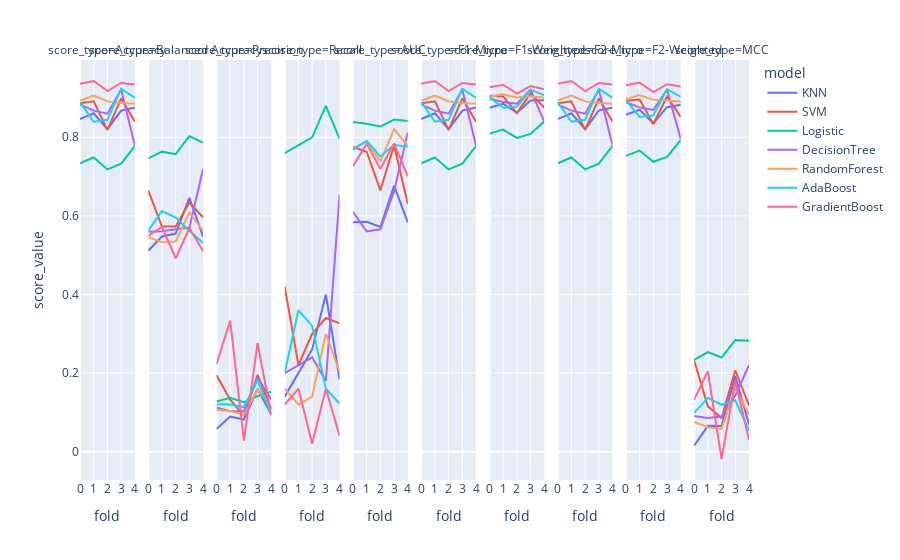

The cell this chart's notebook holds for it:
### Code cell
clf3.plot_fold_results()

### Figure 1 — Plotly figure (JSON) as saved in the notebook; plotly's stock layout.template omitted (floating-point values rounded to 4 significant figures)
{"data": [{"hovertemplate": "model=KNN<br>score_type=Accuracy<br>fold=%{x}<br>score_value=%{y}<extra></extra>", "legendgroup": "KNN", "line": {"color": "#636efa", "dash": "solid"}, "marker": {"symbol": "circle"}, "mode": "lines", "name": "KNN", "orientation": "v", "showlegend": true, "type": "scatter", "x": [0, 1, 2, 3, 4], "xaxis": "x", "y": [0.8464, 0.8611, 0.8209, 0.8679, 0.8757], "yaxis": "y"}, {"hovertemplate": "model=KNN<br>score_type=Balanced Accuracy<br>fold=%{x}<br>score_value=%{y}<extra></extra>", "legendgroup": "KNN", "line": {"color": "#636efa", "dash": "solid"}, "marker": {"symbol": "circle"}, "mode": "lines", "name": "KNN", "orientation": "v", "showlegend": false, "type": "scatter", "x": [0, 1, 2, 3, 4], "xaxis": "x2", "y": [0.5114, 0.5475, 0.5549, 0.646, 0.5471], "yaxis": "y2"}, {"hovertemplate": "model=KNN<br>score_type=Precision<br>fold=%{x}<br>score_value=%{y}<extra></extra>", "legendgroup": "KNN", "line": {"color": "#636efa", "dash": "solid"}, "marker": {"symbol": "circle"}, "mode": "lines", "name": "KNN", "orientation": "v", "showlegend": false, "type": "scatter", "x": [0, 1, 2, 3, 4], "xaxis": "x3", "y": [0.05785, 0.08929, 0.08176, 0.16, 0.09375], "yaxis": "y3"}, {"hovertemplate": "model=KNN<br>score_type=Recall<br>fold=%{x}<br>score_value=%{y}<extra></extra>", "legendgroup": "KNN", "line": {"color": "#636efa", "dash": "solid"}, "marker": {"symbol": "circle"}, "mode": "lines", "name": "KNN", "orientation": "v", "showlegend": false, "type": "scatter", "x": [0, 1, 2, 3, 4], "xaxis": "x4", "y": [0.14, 0.2, 0.26, 0.4, 0.1837], "yaxis": "y4"}, {"hovertemplate": "model=KNN<br>score_type=AUC<br>fold=%{x}<br>score_value=%{y}<extra></extra>", "legendgroup": "KNN", "line": {"color": "#636efa", "dash": "solid"}, "marker": {"symbol": "circle"}, "mode": "lines", "name": "KNN", "orientation": "v", "showlegend": false, "type": "scatter", "x": [0, 1, 2, 3, 4], "xaxis": "x5", "y": [0.5837, 0.5849, 0.5716, 0.6768, 0.5833], "yaxis": "y5"}, {"hovertemplate": "model=KNN<br>score_type=F1-Micro<br>fold=%{x}<br>score_value=%{y}<extra></extra>", "legendgroup": "KNN", "line": {"color": "#636efa", "dash": "solid"}, "marker": {"symbol": "circle"}, "mode": "lines", "name": "KNN", "orientation": "v", "showlegend": false, "type": "scatter", "x": [0, 1, 2, 3, 4], "xaxis": "x6", "y": [0.8464, 0.8611, 0.8209, 0.8679, 0.8757], "yaxis": "y6"}, {"hovertemplate": "model=KNN<br>score_type=F1-Weighted<br>fold=%{x}<br>score_value=%{y}<extra></extra>", "legendgroup": "KNN", "line": {"color": "#636efa", "dash": "solid"}, "marker": {"symbol": "circle"}, "mode": "lines", "name": "KNN", "orientation": "v", "showlegend": false, "type": "scatter", "x": [0, 1, 2, 3, 4], "xaxis": "x7", "y": [0.8754, 0.8854, 0.8623, 0.8936, 0.8943], "yaxis": "y7"}, {"hovertemplate": "model=KNN<br>score_type=F2-Micro<br>fold=%{x}<br>score_value=%{y}<extra></extra>", "legendgroup": "KNN", "line": {"color": "#636efa", "dash": "solid"}, "marker": {"symbol": "circle"}, "mode": "lines", "name": "KNN", "orientation": "v", "showlegend": false, "type": "scatter", "x": [0, 1, 2, 3, 4], "xaxis": "x8", "y": [0.8464, 0.8611, 0.8209, 0.8679, 0.8757], "yaxis": "y8"}, {"hovertemplate": "model=KNN<br>score_type=F2-Weighted<br>fold=%{x}<br>score_value=%{y}<extra></extra>", "legendgroup": "KNN", "line": {"color": "#636efa", "dash": "solid"}, "marker": {"symbol": "circle"}, "mode": "lines", "name": "KNN", "orientation": "v", "showlegend": false, "type": "scatter", "x": [0, 1, 2, 3, 4], "xaxis": "x9", "y": [0.8573, 0.8701, 0.8356, 0.8767, 0.8828], "yaxis": "y9"}, {"hovertemplate": "model=KNN<br>score_type=MCC<br>fold=%{x}<br>score_value=%{y}<extra></extra>", "legendgroup": "KNN", "line": {"color": "#636efa", "dash": "solid"}, "marker": {"symbol": "circle"}, "mode": "lines", "name": "KNN", "orientation": "v", "showlegend": false, "type": "scatter", "x": [0, 1, 2, 3, 4], "xaxis": "x10", "y": [0.01517, 0.06564, 0.06534, 0.1922, 0.06903], "yaxis": "y10"}, {"hovertemplate": "model=SVM<br>score_type=Accuracy<br>fold=%{x}<br>score_value=%{y}<extra></extra>", "legendgroup": "SVM", "line": {"color": "#EF553B", "dash": "solid"}, "marker": {"symbol": "circle"}, "mode": "lines", "name": "SVM", "orientation": "v", "showlegend": true, "type": "scatter", "x": [0, 1, 2, 3, 4], "xaxis": "x", "y": [0.8865, 0.8914, 0.819, 0.8992, 0.8395], "yaxis": "y"}, {"hovertemplate": "model=SVM<br>score_type=Balanced Accuracy<br>fold=%{x}<br>score_value=%{y}<extra></extra>", "legendgroup": "SVM", "line": {"color": "#EF553B", "dash": "solid"}, "marker": {"symbol": "circle"}, "mode": "lines", "name": "SVM", "orientation": "v", "showlegend": false, "type": "scatter", "x": [0, 1, 2, 3, 4], "xaxis": "x2", "y": [0.6652, 0.573, 0.5728, 0.634, 0.5959], "yaxis": "y2"}, {"hovertemplate": "model=SVM<br>score_type=Precision<br>fold=%{x}<br>score_value=%{y}<extra></extra>", "legendgroup": "SVM", "line": {"color": "#EF553B", "dash": "solid"}, "marker": {"symbol": "circle"}, "mode": "lines", "name": "SVM", "orientation": "v", "showlegend": false, "type": "scatter", "x": [0, 1, 2, 3, 4], "xaxis": "x3", "y": [0.1944, 0.1325, 0.09091, 0.1954, 0.1088], "yaxis": "y3"}, {"hovertemplate": "model=SVM<br>score_type=Recall<br>fold=%{x}<br>score_value=%{y}<extra></extra>", "legendgroup": "SVM", "line": {"color": "#EF553B", "dash": "solid"}, "marker": {"symbol": "circle"}, "mode": "lines", "name": "SVM", "orientation": "v", "showlegend": false, "type": "scatter", "x": [0, 1, 2, 3, 4], "xaxis": "x4", "y": [0.42, 0.22, 0.3, 0.34, 0.3265], "yaxis": "y4"}, {"hovertemplate": "model=SVM<br>score_type=AUC<br>fold=%{x}<br>score_value=%{y}<extra></extra>", "legendgroup": "SVM", "line": {"color": "#EF553B", "dash": "solid"}, "marker": {"symbol": "circle"}, "mode": "lines", "name": "SVM", "orientation": "v", "showlegend": false, "type": "scatter", "x": [0, 1, 2, 3, 4], "xaxis": "x5", "y": [0.7751, 0.7633, 0.665, 0.7791, 0.6301], "yaxis": "y5"}, {"hovertemplate": "model=SVM<br>score_type=F1-Micro<br>fold=%{x}<br>score_value=%{y}<extra></extra>", "legendgroup": "SVM", "line": {"color": "#EF553B", "dash": "solid"}, "marker": {"symbol": "circle"}, "mode": "lines", "name": "SVM", "orientation": "v", "showlegend": false, "type": "scatter", "x": [0, 1, 2, 3, 4], "xaxis": "x6", "y": [0.8865, 0.8914, 0.819, 0.8992, 0.8395], "yaxis": "y6"}, {"hovertemplate": "model=SVM<br>score_type=F1-Weighted<br>fold=%{x}<br>score_value=%{y}<extra></extra>", "legendgroup": "SVM", "line": {"color": "#EF553B", "dash": "solid"}, "marker": {"symbol": "circle"}, "mode": "lines", "name": "SVM", "orientation": "v", "showlegend": false, "type": "scatter", "x": [0, 1, 2, 3, 4], "xaxis": "x7", "y": [0.9056, 0.9039, 0.8617, 0.9118, 0.8754], "yaxis": "y7"}, {"hovertemplate": "model=SVM<br>score_type=F2-Micro<br>fold=%{x}<br>score_value=%{y}<extra></extra>", "legendgroup": "SVM", "line": {"color": "#EF553B", "dash": "solid"}, "marker": {"symbol": "circle"}, "mode": "lines", "name": "SVM", "orientation": "v", "showlegend": false, "type": "scatter", "x": [0, 1, 2, 3, 4], "xaxis": "x8", "y": [0.8865, 0.8914, 0.819, 0.8992, 0.8395], "yaxis": "y8"}, {"hovertemplate": "model=SVM<br>score_type=F2-Weighted<br>fold=%{x}<br>score_value=%{y}<extra></extra>", "legendgroup": "SVM", "line": {"color": "#EF553B", "dash": "solid"}, "marker": {"symbol": "circle"}, "mode": "lines", "name": "SVM", "orientation": "v", "showlegend": false, "type": "scatter", "x": [0, 1, 2, 3, 4], "xaxis": "x9", "y": [0.8931, 0.8962, 0.8339, 0.9038, 0.852], "yaxis": "y9"}, {"hovertemplate": "model=SVM<br>score_type=MCC<br>fold=%{x}<br>score_value=%{y}<extra></extra>", "legendgroup": "SVM", "line": {"color": "#EF553B", "dash": "solid"}, "marker": {"symbol": "circle"}, "mode": "lines", "name": "SVM", "orientation": "v", "showlegend": false, "type": "scatter", "x": [0, 1, 2, 3, 4], "xaxis": "x10", "y": [0.2319, 0.1152, 0.0854, 0.2071, 0.1168], "yaxis": "y10"}, {"hovertemplate": "model=Logistic<br>score_type=Accuracy<br>fold=%{x}<br>score_value=%{y}<extra></extra>", "legendgroup": "Logistic", "line": {"color": "#00cc96", "dash": "solid"}, "marker": {"symbol": "circle"}, "mode": "lines", "name": "Logistic", "orientation": "v", "showlegend": true, "type": "scatter", "x": [0, 1, 2, 3, 4], "xaxis": "x", "y": [0.7339, 0.7485, 0.7182, 0.7329, 0.7779], "yaxis": "y"}, {"hovertemplate": "model=Logistic<br>score_type=Balanced Accuracy<br>fold=%{x}<br>score_value=%{y}<extra></extra>", "legendgroup": "Logistic", "line": {"color": "#00cc96", "dash": "solid"}, "marker": {"symbol": "circle"}, "mode": "lines", "name": "Logistic", "orientation": "v", "showlegend": false, "type": "scatter", "x": [0, 1, 2, 3, 4], "xaxis": "x2", "y": [0.7463, 0.7635, 0.757, 0.8027, 0.7864], "yaxis": "y2"}, {"hovertemplate": "model=Logistic<br>score_type=Precision<br>fold=%{x}<br>score_value=%{y}<extra></extra>", "legendgroup": "Logistic", "line": {"color": "#00cc96", "dash": "solid"}, "marker": {"symbol": "circle"}, "mode": "lines", "name": "Logistic", "orientation": "v", "showlegend": false, "type": "scatter", "x": [0, 1, 2, 3, 4], "xaxis": "x3", "y": [0.1275, 0.1368, 0.1258, 0.1415, 0.1523], "yaxis": "y3"}, {"hovertemplate": "model=Logistic<br>score_type=Recall<br>fold=%{x}<br>score_value=%{y}<extra></extra>", "legendgroup": "Logistic", "line": {"color": "#00cc96", "dash": "solid"}, "marker": {"symbol": "circle"}, "mode": "lines", "name": "Logistic", "orientation": "v", "showlegend": false, "type": "scatter", "x": [0, 1, 2, 3, 4], "xaxis": "x4", "y": [0.76, 0.78, 0.8, 0.88, 0.7959], "yaxis": "y4"}, {"hovertemplate": "model=Logistic<br>score_type=AUC<br>fold=%{x}<br>score_value=%{y}<extra></extra>", "legendgroup": "Logistic", "line": {"color": "#00cc96", "dash": "solid"}, "marker": {"symbol": "circle"}, "mode": "lines", "name": "Logistic", "orientation": "v", "showlegend": false, "type": "scatter", "x": [0, 1, 2, 3, 4], "xaxis": "x5", "y": [0.8388, 0.8342, 0.8273, 0.845, 0.8413], "yaxis": "y5"}, {"hovertemplate": "model=Logistic<br>score_type=F1-Micro<br>fold=%{x}<br>score_value=%{y}<extra></extra>", "legendgroup": "Logistic", "line": {"color": "#00cc96", "dash": "solid"}, "marker": {"symbol": "circle"}, "mode": "lines", "name": "Logistic", "orientation": "v", "showlegend": false, "type": "scatter", "x": [0, 1, 2, 3, 4], "xaxis": "x6", "y": [0.7339, 0.7485, 0.7182, 0.7329, 0.7779], "yaxis": "y6"}, {"hovertemplate": "model=Logistic<br>score_type=F1-Weighted<br>fold=%{x}<br>score_value=%{y}<extra></extra>", "legendgroup": "Logistic", "line": {"color": "#00cc96", "dash": "solid"}, "marker": {"symbol": "circle"}, "mode": "lines", "name": "Logistic", "orientation": "v", "showlegend": false, "type": "scatter", "x": [0, 1, 2, 3, 4], "xaxis": "x7", "y": [0.8092, 0.8194, 0.7983, 0.8087, 0.84], "yaxis": "y7"}, {"hovertemplate": "model=Logistic<br>score_type=F2-Micro<br>fold=%{x}<br>score_value=%{y}<extra></extra>", "legendgroup": "Logistic", "line": {"color": "#00cc96", "dash": "solid"}, "marker": {"symbol": "circle"}, "mode": "lines", "name": "Logistic", "orientation": "v", "showlegend": false, "type": "scatter", "x": [0, 1, 2, 3, 4], "xaxis": "x8", "y": [0.7339, 0.7485, 0.7182, 0.7329, 0.7779], "yaxis": "y8"}, {"hovertemplate": "model=Logistic<br>score_type=F2-Weighted<br>fold=%{x}<br>score_value=%{y}<extra></extra>", "legendgroup": "Logistic", "line": {"color": "#00cc96", "dash": "solid"}, "marker": {"symbol": "circle"}, "mode": "lines", "name": "Logistic", "orientation": "v", "showlegend": false, "type": "scatter", "x": [0, 1, 2, 3, 4], "xaxis": "x9", "y": [0.7528, 0.7661, 0.7376, 0.75, 0.7933], "yaxis": "y9"}, {"hovertemplate": "model=Logistic<br>score_type=MCC<br>fold=%{x}<br>score_value=%{y}<extra></extra>", "legendgroup": "Logistic", "line": {"color": "#00cc96", "dash": "solid"}, "marker": {"symbol": "circle"}, "mode": "lines", "name": "Logistic", "orientation": "v", "showlegend": false, "type": "scatter", "x": [0, 1, 2, 3, 4], "xaxis": "x10", "y": [0.2338, 0.2535, 0.2395, 0.2838, 0.2825], "yaxis": "y10"}, {"hovertemplate": "model=DecisionTree<br>score_type=Accuracy<br>fold=%{x}<br>score_value=%{y}<extra></extra>", "legendgroup": "DecisionTree", "line": {"color": "#ab63fa", "dash": "solid"}, "marker": {"symbol": "circle"}, "mode": "lines", "name": "DecisionTree", "orientation": "v", "showlegend": true, "type": "scatter", "x": [0, 1, 2, 3, 4], "xaxis": "x", "y": [0.8836, 0.8679, 0.8601, 0.9217, 0.7789], "yaxis": "y"}, {"hovertemplate": "model=DecisionTree<br>score_type=Balanced Accuracy<br>fold=%{x}<br>score_value=%{y}<extra></extra>", "legendgroup": "DecisionTree", "line": {"color": "#ab63fa", "dash": "solid"}, "marker": {"symbol": "circle"}, "mode": "lines", "name": "DecisionTree", "orientation": "v", "showlegend": false, "type": "scatter", "x": [0, 1, 2, 3, 4], "xaxis": "x2", "y": [0.5594, 0.5606, 0.566, 0.5699, 0.7191], "yaxis": "y2"}, {"hovertemplate": "model=DecisionTree<br>score_type=Precision<br>fold=%{x}<br>score_value=%{y}<extra></extra>", "legendgroup": "DecisionTree", "line": {"color": "#ab63fa", "dash": "solid"}, "marker": {"symbol": "circle"}, "mode": "lines", "name": "DecisionTree", "orientation": "v", "showlegend": false, "type": "scatter", "x": [0, 1, 2, 3, 4], "xaxis": "x3", "y": [0.1124, 0.1028, 0.1026, 0.1875, 0.1328], "yaxis": "y3"}, {"hovertemplate": "model=DecisionTree<br>score_type=Recall<br>fold=%{x}<br>score_value=%{y}<extra></extra>", "legendgroup": "DecisionTree", "line": {"color": "#ab63fa", "dash": "solid"}, "marker": {"symbol": "circle"}, "mode": "lines", "name": "DecisionTree", "orientation": "v", "showlegend": false, "type": "scatter", "x": [0, 1, 2, 3, 4], "xaxis": "x4", "y": [0.2, 0.22, 0.24, 0.18, 0.6531], "yaxis": "y4"}, {"hovertemplate": "model=DecisionTree<br>score_type=AUC<br>fold=%{x}<br>score_value=%{y}<extra></extra>", "legendgroup": "DecisionTree", "line": {"color": "#ab63fa", "dash": "solid"}, "marker": {"symbol": "circle"}, "mode": "lines", "name": "DecisionTree", "orientation": "v", "showlegend": false, "type": "scatter", "x": [0, 1, 2, 3, 4], "xaxis": "x5", "y": [0.6102, 0.5606, 0.566, 0.6625, 0.8125], "yaxis": "y5"}, {"hovertemplate": "model=DecisionTree<br>score_type=F1-Micro<br>fold=%{x}<br>score_value=%{y}<extra></extra>", "legendgroup": "DecisionTree", "line": {"color": "#ab63fa", "dash": "solid"}, "marker": {"symbol": "circle"}, "mode": "lines", "name": "DecisionTree", "orientation": "v", "showlegend": false, "type": "scatter", "x": [0, 1, 2, 3, 4], "xaxis": "x6", "y": [0.8836, 0.8679, 0.8601, 0.9217, 0.7789], "yaxis": "y6"}, {"hovertemplate": "model=DecisionTree<br>score_type=F1-Weighted<br>fold=%{x}<br>score_value=%{y}<extra></extra>", "legendgroup": "DecisionTree", "line": {"color": "#ab63fa", "dash": "solid"}, "marker": {"symbol": "circle"}, "mode": "lines", "name": "DecisionTree", "orientation": "v", "showlegend": false, "type": "scatter", "x": [0, 1, 2, 3, 4], "xaxis": "x7", "y": [0.8987, 0.8899, 0.8856, 0.921, 0.84], "yaxis": "y7"}, {"hovertemplate": "model=DecisionTree<br>score_type=F2-Micro<br>fold=%{x}<br>score_value=%{y}<extra></extra>", "legendgroup": "DecisionTree", "line": {"color": "#ab63fa", "dash": "solid"}, "marker": {"symbol": "circle"}, "mode": "lines", "name": "DecisionTree", "orientation": "v", "showlegend": false, "type": "scatter", "x": [0, 1, 2, 3, 4], "xaxis": "x8", "y": [0.8836, 0.8679, 0.8601, 0.9217, 0.7789], "yaxis": "y8"}, {"hovertemplate": "model=DecisionTree<br>score_type=F2-Weighted<br>fold=%{x}<br>score_value=%{y}<extra></extra>", "legendgroup": "DecisionTree", "line": {"color": "#ab63fa", "dash": "solid"}, "marker": {"symbol": "circle"}, "mode": "lines", "name": "DecisionTree", "orientation": "v", "showlegend": false, "type": "scatter", "x": [0, 1, 2, 3, 4], "xaxis": "x9", "y": [0.8893, 0.8761, 0.8695, 0.9214, 0.7958], "yaxis": "y9"}, {"hovertemplate": "model=DecisionTree<br>score_type=MCC<br>fold=%{x}<br>score_value=%{y}<extra></extra>", "legendgroup": "DecisionTree", "line": {"color": "#ab63fa", "dash": "solid"}, "marker": {"symbol": "circle"}, "mode": "lines", "name": "DecisionTree", "orientation": "v", "showlegend": false, "type": "scatter", "x": [0, 1, 2, 3, 4], "xaxis": "x10", "y": [0.09083, 0.08542, 0.08941, 0.1426, 0.2206], "yaxis": "y10"}, {"hovertemplate": "model=RandomForest<br>score_type=Accuracy<br>fold=%{x}<br>score_value=%{y}<extra></extra>", "legendgroup": "RandomForest", "line": {"color": "#FFA15A", "dash": "solid"}, "marker": {"symbol": "circle"}, "mode": "lines", "name": "RandomForest", "orientation": "v", "showlegend": true, "type": "scatter", "x": [0, 1, 2, 3, 4], "xaxis": "x", "y": [0.8933, 0.9061, 0.8914, 0.8875, 0.8855], "yaxis": "y"}, {"hovertemplate": "model=RandomForest<br>score_type=Balanced Accuracy<br>fold=%{x}<br>score_value=%{y}<extra></extra>", "legendgroup": "RandomForest", "line": {"color": "#FFA15A", "dash": "solid"}, "marker": {"symbol": "circle"}, "mode": "lines", "name": "RandomForest", "orientation": "v", "showlegend": false, "type": "scatter", "x": [0, 1, 2, 3, 4], "xaxis": "x2", "y": [0.5455, 0.5333, 0.535, 0.6088, 0.562], "yaxis": "y2"}, {"hovertemplate": "model=RandomForest<br>score_type=Precision<br>fold=%{x}<br>score_value=%{y}<extra></extra>", "legendgroup": "RandomForest", "line": {"color": "#FFA15A", "dash": "solid"}, "marker": {"symbol": "circle"}, "mode": "lines", "name": "RandomForest", "orientation": "v", "showlegend": false, "type": "scatter", "x": [0, 1, 2, 3, 4], "xaxis": "x3", "y": [0.1067, 0.1034, 0.09333, 0.1579, 0.1136], "yaxis": "y3"}, {"hovertemplate": "model=RandomForest<br>score_type=Recall<br>fold=%{x}<br>score_value=%{y}<extra></extra>", "legendgroup": "RandomForest", "line": {"color": "#FFA15A", "dash": "solid"}, "marker": {"symbol": "circle"}, "mode": "lines", "name": "RandomForest", "orientation": "v", "showlegend": false, "type": "scatter", "x": [0, 1, 2, 3, 4], "xaxis": "x4", "y": [0.16, 0.12, 0.14, 0.3, 0.2041], "yaxis": "y4"}, {"hovertemplate": "model=RandomForest<br>score_type=AUC<br>fold=%{x}<br>score_value=%{y}<extra></extra>", "legendgroup": "RandomForest", "line": {"color": "#FFA15A", "dash": "solid"}, "marker": {"symbol": "circle"}, "mode": "lines", "name": "RandomForest", "orientation": "v", "showlegend": false, "type": "scatter", "x": [0, 1, 2, 3, 4], "xaxis": "x5", "y": [0.7705, 0.789, 0.739, 0.8209, 0.7782], "yaxis": "y5"}, {"hovertemplate": "model=RandomForest<br>score_type=F1-Micro<br>fold=%{x}<br>score_value=%{y}<extra></extra>", "legendgroup": "RandomForest", "line": {"color": "#FFA15A", "dash": "solid"}, "marker": {"symbol": "circle"}, "mode": "lines", "name": "RandomForest", "orientation": "v", "showlegend": false, "type": "scatter", "x": [0, 1, 2, 3, 4], "xaxis": "x6", "y": [0.8933, 0.9061, 0.8914, 0.8875, 0.8855], "yaxis": "y6"}, {"hovertemplate": "model=RandomForest<br>score_type=F1-Weighted<br>fold=%{x}<br>score_value=%{y}<extra></extra>", "legendgroup": "RandomForest", "line": {"color": "#FFA15A", "dash": "solid"}, "marker": {"symbol": "circle"}, "mode": "lines", "name": "RandomForest", "orientation": "v", "showlegend": false, "type": "scatter", "x": [0, 1, 2, 3, 4], "xaxis": "x7", "y": [0.9033, 0.9094, 0.9015, 0.9036, 0.9006], "yaxis": "y7"}, {"hovertemplate": "model=RandomForest<br>score_type=F2-Micro<br>fold=%{x}<br>score_value=%{y}<extra></extra>", "legendgroup": "RandomForest", "line": {"color": "#FFA15A", "dash": "solid"}, "marker": {"symbol": "circle"}, "mode": "lines", "name": "RandomForest", "orientation": "v", "showlegend": false, "type": "scatter", "x": [0, 1, 2, 3, 4], "xaxis": "x8", "y": [0.8933, 0.9061, 0.8914, 0.8875, 0.8855], "yaxis": "y8"}, {"hovertemplate": "model=RandomForest<br>score_type=F2-Weighted<br>fold=%{x}<br>score_value=%{y}<extra></extra>", "legendgroup": "RandomForest", "line": {"color": "#FFA15A", "dash": "solid"}, "marker": {"symbol": "circle"}, "mode": "lines", "name": "RandomForest", "orientation": "v", "showlegend": false, "type": "scatter", "x": [0, 1, 2, 3, 4], "xaxis": "x9", "y": [0.8972, 0.9074, 0.8953, 0.8934, 0.8913], "yaxis": "y9"}, {"hovertemplate": "model=RandomForest<br>score_type=MCC<br>fold=%{x}<br>score_value=%{y}<extra></extra>", "legendgroup": "RandomForest", "line": {"color": "#FFA15A", "dash": "solid"}, "marker": {"symbol": "circle"}, "mode": "lines", "name": "RandomForest", "orientation": "v", "showlegend": false, "type": "scatter", "x": [0, 1, 2, 3, 4], "xaxis": "x10", "y": [0.07533, 0.062, 0.05794, 0.1617, 0.09438], "yaxis": "y10"}, {"hovertemplate": "model=AdaBoost<br>score_type=Accuracy<br>fold=%{x}<br>score_value=%{y}<extra></extra>", "legendgroup": "AdaBoost", "line": {"color": "#19d3f3", "dash": "solid"}, "marker": {"symbol": "circle"}, "mode": "lines", "name": "AdaBoost", "orientation": "v", "showlegend": true, "type": "scatter", "x": [0, 1, 2, 3, 4], "xaxis": "x", "y": [0.8894, 0.8395, 0.8444, 0.9237, 0.9002], "yaxis": "y"}, {"hovertemplate": "model=AdaBoost<br>score_type=Balanced Accuracy<br>fold=%{x}<br>score_value=%{y}<extra></extra>", "legendgroup": "AdaBoost", "line": {"color": "#19d3f3", "dash": "solid"}, "marker": {"symbol": "circle"}, "mode": "lines", "name": "AdaBoost", "orientation": "v", "showlegend": false, "type": "scatter", "x": [0, 1, 2, 3, 4], "xaxis": "x2", "y": [0.5624, 0.6121, 0.5957, 0.5615, 0.5309], "yaxis": "y2"}, {"hovertemplate": "model=AdaBoost<br>score_type=Precision<br>fold=%{x}<br>score_value=%{y}<extra></extra>", "legendgroup": "AdaBoost", "line": {"color": "#19d3f3", "dash": "solid"}, "marker": {"symbol": "circle"}, "mode": "lines", "name": "AdaBoost", "orientation": "v", "showlegend": false, "type": "scatter", "x": [0, 1, 2, 3, 4], "xaxis": "x3", "y": [0.1205, 0.12, 0.1135, 0.1818, 0.09231], "yaxis": "y3"}, {"hovertemplate": "model=AdaBoost<br>score_type=Recall<br>fold=%{x}<br>score_value=%{y}<extra></extra>", "legendgroup": "AdaBoost", "line": {"color": "#19d3f3", "dash": "solid"}, "marker": {"symbol": "circle"}, "mode": "lines", "name": "AdaBoost", "orientation": "v", "showlegend": false, "type": "scatter", "x": [0, 1, 2, 3, 4], "xaxis": "x4", "y": [0.2, 0.36, 0.32, 0.16, 0.1224], "yaxis": "y4"}, {"hovertemplate": "model=AdaBoost<br>score_type=AUC<br>fold=%{x}<br>score_value=%{y}<extra></extra>", "legendgroup": "AdaBoost", "line": {"color": "#19d3f3", "dash": "solid"}, "marker": {"symbol": "circle"}, "mode": "lines", "name": "AdaBoost", "orientation": "v", "showlegend": false, "type": "scatter", "x": [0, 1, 2, 3, 4], "xaxis": "x5", "y": [0.7688, 0.7912, 0.7513, 0.781, 0.7756], "yaxis": "y5"}, {"hovertemplate": "model=AdaBoost<br>score_type=F1-Micro<br>fold=%{x}<br>score_value=%{y}<extra></extra>", "legendgroup": "AdaBoost", "line": {"color": "#19d3f3", "dash": "solid"}, "marker": {"symbol": "circle"}, "mode": "lines", "name": "AdaBoost", "orientation": "v", "showlegend": false, "type": "scatter", "x": [0, 1, 2, 3, 4], "xaxis": "x6", "y": [0.8894, 0.8395, 0.8444, 0.9237, 0.9002], "yaxis": "y6"}, {"hovertemplate": "model=AdaBoost<br>score_type=F1-Weighted<br>fold=%{x}<br>score_value=%{y}<extra></extra>", "legendgroup": "AdaBoost", "line": {"color": "#19d3f3", "dash": "solid"}, "marker": {"symbol": "circle"}, "mode": "lines", "name": "AdaBoost", "orientation": "v", "showlegend": false, "type": "scatter", "x": [0, 1, 2, 3, 4], "xaxis": "x7", "y": [0.9022, 0.8753, 0.8777, 0.9214, 0.9068], "yaxis": "y7"}, {"hovertemplate": "model=AdaBoost<br>score_type=F2-Micro<br>fold=%{x}<br>score_value=%{y}<extra></extra>", "legendgroup": "AdaBoost", "line": {"color": "#19d3f3", "dash": "solid"}, "marker": {"symbol": "circle"}, "mode": "lines", "name": "AdaBoost", "orientation": "v", "showlegend": false, "type": "scatter", "x": [0, 1, 2, 3, 4], "xaxis": "x8", "y": [0.8894, 0.8395, 0.8444, 0.9237, 0.9002], "yaxis": "y8"}, {"hovertemplate": "model=AdaBoost<br>score_type=F2-Weighted<br>fold=%{x}<br>score_value=%{y}<extra></extra>", "legendgroup": "AdaBoost", "line": {"color": "#19d3f3", "dash": "solid"}, "marker": {"symbol": "circle"}, "mode": "lines", "name": "AdaBoost", "orientation": "v", "showlegend": false, "type": "scatter", "x": [0, 1, 2, 3, 4], "xaxis": "x9", "y": [0.8943, 0.8518, 0.8561, 0.9227, 0.9028], "yaxis": "y9"}, {"hovertemplate": "model=AdaBoost<br>score_type=MCC<br>fold=%{x}<br>score_value=%{y}<extra></extra>", "legendgroup": "AdaBoost", "line": {"color": "#19d3f3", "dash": "solid"}, "marker": {"symbol": "circle"}, "mode": "lines", "name": "AdaBoost", "orientation": "v", "showlegend": false, "type": "scatter", "x": [0, 1, 2, 3, 4], "xaxis": "x10", "y": [0.09863, 0.1367, 0.1197, 0.1307, 0.05411], "yaxis": "y10"}, {"hovertemplate": "model=GradientBoost<br>score_type=Accuracy<br>fold=%{x}<br>score_value=%{y}<extra></extra>", "legendgroup": "GradientBoost", "line": {"color": "#FF6692", "dash": "solid"}, "marker": {"symbol": "circle"}, "mode": "lines", "name": "GradientBoost", "orientation": "v", "showlegend": true, "type": "scatter", "x": [0, 1, 2, 3, 4], "xaxis": "x", "y": [0.9364, 0.9432, 0.9178, 0.9384, 0.9344], "yaxis": "y"}, {"hovertemplate": "model=GradientBoost<br>score_type=Balanced Accuracy<br>fold=%{x}<br>score_value=%{y}<extra></extra>", "legendgroup": "GradientBoost", "line": {"color": "#FF6692", "dash": "solid"}, "marker": {"symbol": "circle"}, "mode": "lines", "name": "GradientBoost", "orientation": "v", "showlegend": false, "type": "scatter", "x": [0, 1, 2, 3, 4], "xaxis": "x2", "y": [0.5492, 0.5718, 0.492, 0.5692, 0.5101], "yaxis": "y2"}, {"hovertemplate": "model=GradientBoost<br>score_type=Precision<br>fold=%{x}<br>score_value=%{y}<extra></extra>", "legendgroup": "GradientBoost", "line": {"color": "#FF6692", "dash": "solid"}, "marker": {"symbol": "circle"}, "mode": "lines", "name": "GradientBoost", "orientation": "v", "showlegend": false, "type": "scatter", "x": [0, 1, 2, 3, 4], "xaxis": "x3", "y": [0.2222, 0.3333, 0.02778, 0.2759, 0.09091], "yaxis": "y3"}, {"hovertemplate": "model=GradientBoost<br>score_type=Recall<br>fold=%{x}<br>score_value=%{y}<extra></extra>", "legendgroup": "GradientBoost", "line": {"color": "#FF6692", "dash": "solid"}, "marker": {"symbol": "circle"}, "mode": "lines", "name": "GradientBoost", "orientation": "v", "showlegend": false, "type": "scatter", "x": [0, 1, 2, 3, 4], "xaxis": "x4", "y": [0.12, 0.16, 0.02, 0.16, 0.04082], "yaxis": "y4"}, {"hovertemplate": "model=GradientBoost<br>score_type=AUC<br>fold=%{x}<br>score_value=%{y}<extra></extra>", "legendgroup": "GradientBoost", "line": {"color": "#FF6692", "dash": "solid"}, "marker": {"symbol": "circle"}, "mode": "lines", "name": "GradientBoost", "orientation": "v", "showlegend": false, "type": "scatter", "x": [0, 1, 2, 3, 4], "xaxis": "x5", "y": [0.7266, 0.7832, 0.7201, 0.7845, 0.7004], "yaxis": "y5"}, {"hovertemplate": "model=GradientBoost<br>score_type=F1-Micro<br>fold=%{x}<br>score_value=%{y}<extra></extra>", "legendgroup": "GradientBoost", "line": {"color": "#FF6692", "dash": "solid"}, "marker": {"symbol": "circle"}, "mode": "lines", "name": "GradientBoost", "orientation": "v", "showlegend": false, "type": "scatter", "x": [0, 1, 2, 3, 4], "xaxis": "x6", "y": [0.9364, 0.9432, 0.9178, 0.9384, 0.9344], "yaxis": "y6"}, {"hovertemplate": "model=GradientBoost<br>score_type=F1-Weighted<br>fold=%{x}<br>score_value=%{y}<extra></extra>", "legendgroup": "GradientBoost", "line": {"color": "#FF6692", "dash": "solid"}, "marker": {"symbol": "circle"}, "mode": "lines", "name": "GradientBoost", "orientation": "v", "showlegend": false, "type": "scatter", "x": [0, 1, 2, 3, 4], "xaxis": "x7", "y": [0.9273, 0.9337, 0.9114, 0.9305, 0.9224], "yaxis": "y7"}, {"hovertemplate": "model=GradientBoost<br>score_type=F2-Micro<br>fold=%{x}<br>score_value=%{y}<extra></extra>", "legendgroup": "GradientBoost", "line": {"color": "#FF6692", "dash": "solid"}, "marker": {"symbol": "circle"}, "mode": "lines", "name": "GradientBoost", "orientation": "v", "showlegend": false, "type": "scatter", "x": [0, 1, 2, 3, 4], "xaxis": "x8", "y": [0.9364, 0.9432, 0.9178, 0.9384, 0.9344], "yaxis": "y8"}, {"hovertemplate": "model=GradientBoost<br>score_type=F2-Weighted<br>fold=%{x}<br>score_value=%{y}<extra></extra>", "legendgroup": "GradientBoost", "line": {"color": "#FF6692", "dash": "solid"}, "marker": {"symbol": "circle"}, "mode": "lines", "name": "GradientBoost", "orientation": "v", "showlegend": false, "type": "scatter", "x": [0, 1, 2, 3, 4], "xaxis": "x9", "y": [0.9326, 0.9392, 0.9152, 0.9351, 0.9295], "yaxis": "y9"}, {"hovertemplate": "model=GradientBoost<br>score_type=MCC<br>fold=%{x}<br>score_value=%{y}<extra></extra>", "legendgroup": "GradientBoost", "line": {"color": "#FF6692", "dash": "solid"}, "marker": {"symbol": "circle"}, "mode": "lines", "name": "GradientBoost", "orientation": "v", "showlegend": false, "type": "scatter", "x": [0, 1, 2, 3, 4], "xaxis": "x10", "y": [0.1323, 0.2045, -0.01873, 0.1798, 0.02983], "yaxis": "y10"}], "layout": {"annotations": [{"font": {}, "showarrow": false, "text": "score_type=Accuracy", "x": 0.041, "xanchor": "center", "xref": "paper", "y": 1, "yanchor": "bottom", "yref": "paper"}, {"font": {}, "showarrow": false, "text": "score_type=Balanced Accuracy", "x": 0.143, "xanchor": "center", "xref": "paper", "y": 1, "yanchor": "bottom", "yref": "paper"}, {"font": {}, "showarrow": false, "text": "score_type=Precision", "x": 0.245, "xanchor": "center", "xref": "paper", "y": 1, "yanchor": "bottom", "yref": "paper"}, {"font": {}, "showarrow": false, "text": "score_type=Recall", "x": 0.347, "xanchor": "center", "xref": "paper", "y": 1, "yanchor": "bottom", "yref": "paper"}, {"font": {}, "showarrow": false, "text": "score_type=AUC", "x": 0.449, "xanchor": "center", "xref": "paper", "y": 1, "yanchor": "bottom", "yref": "paper"}, {"font": {}, "showarrow": false, "text": "score_type=F1-Micro", "x": 0.551, "xanchor": "center", "xref": "paper", "y": 1, "yanchor": "bottom", "yref": "paper"}, {"font": {}, "showarrow": false, "text": "score_type=F1-Weighted", "x": 0.653, "xanchor": "center", "xref": "paper", "y": 1, "yanchor": "bottom", "yref": "paper"}, {"font": {}, "showarrow": false, "text": "score_type=F2-Micro", "x": 0.755, "xanchor": "center", "xref": "paper", "y": 1, "yanchor": "bottom", "yref": "paper"}, {"font": {}, "showarrow": false, "text": "score_type=F2-Weighted", "x": 0.857, "xanchor": "center", "xref": "paper", "y": 1, "yanchor": "bottom", "yref": "paper"}, {"font": {}, "showarrow": false, "text": "score_type=MCC", "x": 0.959, "xanchor": "center", "xref": "paper", "y": 1, "yanchor": "bottom", "yref": "paper"}], "legend": {"title": {"text": "model"}, "tracegroupgap": 0}, "margin": {"t": 60}, "xaxis": {"anchor": "y", "domain": [0, 0.082], "title": {"text": "fold"}}, "xaxis10": {"anchor": "y10", "domain": [0.918, 1], "matches": "x", "title": {"text": "fold"}}, "xaxis2": {"anchor": "y2", "domain": [0.102, 0.184], "matches": "x", "title": {"text": "fold"}}, "xaxis3": {"anchor": "y3", "domain": [0.204, 0.286], "matches": "x", "title": {"text": "fold"}}, "xaxis4": {"anchor": "y4", "domain": [0.306, 0.388], "matches": "x", "title": {"text": "fold"}}, "xaxis5": {"anchor": "y5", "domain": [0.408, 0.49], "matches": "x", "title": {"text": "fold"}}, "xaxis6": {"anchor": "y6", "domain": [0.51, 0.592], "matches": "x", "title": {"text": "fold"}}, "xaxis7": {"anchor": "y7", "domain": [0.612, 0.694], "matches": "x", "title": {"text": "fold"}}, "xaxis8": {"anchor": "y8", "domain": [0.714, 0.796], "matches": "x", "title": {"text": "fold"}}, "xaxis9": {"anchor": "y9", "domain": [0.816, 0.898], "matches": "x", "title": {"text": "fold"}}, "yaxis": {"anchor": "x", "domain": [0, 1], "title": {"text": "score_value"}}, "yaxis10": {"anchor": "x10", "domain": [0, 1], "matches": "y", "showticklabels": false}, "yaxis2": {"anchor": "x2", "domain": [0, 1], "matches": "y", "showticklabels": false}, "yaxis3": {"anchor": "x3", "domain": [0, 1], "matches": "y", "showticklabels": false}, "yaxis4": {"anchor": "x4", "domain": [0, 1], "matches": "y", "showticklabels": false}, "yaxis5": {"anchor": "x5", "domain": [0, 1], "matches": "y", "showticklabels": false}, "yaxis6": {"anchor": "x6", "domain": [0, 1], "matches": "y", "showticklabels": false}, "yaxis7": {"anchor": "x7", "domain": [0, 1], "matches": "y", "showticklabels": false}, "yaxis8": {"anchor": "x8", "domain": [0, 1], "matches": "y", "showticklabels": false}, "yaxis9": {"anchor": "x9", "domain": [0, 1], "matches": "y", "showticklabels": false}}}
